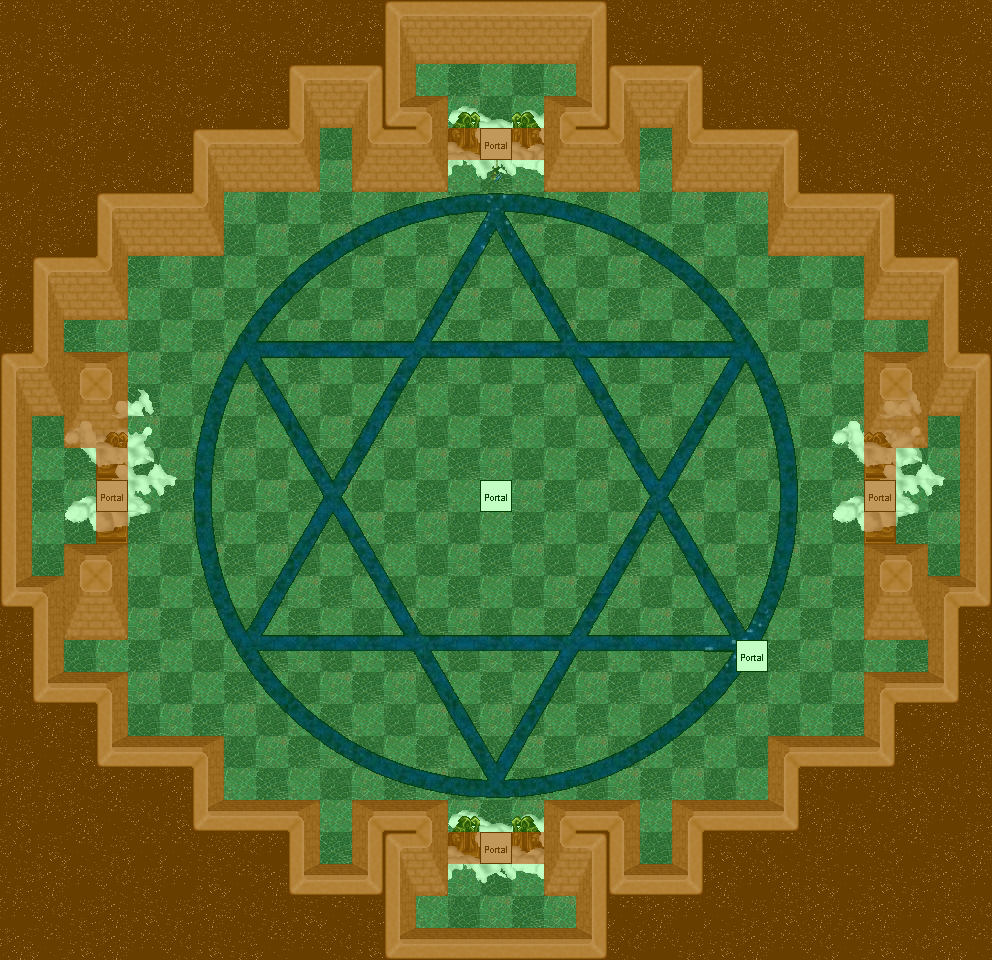

This game map was drawn from its Tiled (.tmx) file and the tilesets committed beside it. A one-line description and the trimmed map source follow:
An orthogonal 31x30 tile map with 32x32 px tiles, 8 tile layers (0_floor, 1_terrain, 2_object, 3_roof, ...), 13 tilesets.

<map version="1.0" orientation="orthogonal" renderorder="right-down" width="31" height="30" tilewidth="32" tileheight="32" nextobjectid="1">
 <tileset firstgid="1" name="..\tileset\building\castle.png" tilewidth="32" tileheight="32" tilecount="320" columns="20">
  <image source="../../tileset/building/castle.png" width="640" height="512" />
 </tileset>
 <tileset firstgid="321" name="..\tileset\logic\portal.png" tilewidth="32" tileheight="32" tilecount="7" columns="7">
  <image source="../../tileset/logic/portal.png" width="224" height="32" />
 </tileset>
 <tileset firstgid="328" name="..\tileset\logic\collision.png" tilewidth="32" tileheight="32" tilecount="1" columns="1">
  <image source="../../tileset/logic/collision.png" width="32" height="32" />
 </tileset>
 <tileset firstgid="329" name="..\tileset\ground\indoor\blue_green.png" tilewidth="32" tileheight="32" tilecount="4" columns="2">
  <image source="../../tileset/ground/indoor/blue_green.png" width="64" height="64" />
 </tileset>
 <tileset firstgid="333" name="..\tileset\sky\stars.png" tilewidth="32" tileheight="32" tilecount="6" columns="3">
  <image source="../../tileset/sky/stars.png" width="96" height="64" />
 </tileset>
 <tileset firstgid="339" name="..\tileset\ground\cobblestones.png" tilewidth="32" tileheight="32" tilecount="4" columns="2">
  <image source="../../tileset/ground/cobblestones.png" width="64" height="64" />
 </tileset>
 <tileset firstgid="343" name="..\tileset\ground\hexagramm.png" tilewidth="32" tileheight="32" tilecount="722" columns="19">
  <image source="../../tileset/ground/hexagramm.png" width="608" height="1216" />
 </tileset>
 <tileset firstgid="1065" name="..\tileset\item\statue\warlock.png" tilewidth="32" tileheight="32" tilecount="4" columns="2">
  <image source="../../tileset/item/statue/warlock.png" width="64" height="64" />
 </tileset>
 <tileset firstgid="1069" name="..\tileset\furniture\light\floating_candle.png" tilewidth="32" tileheight="32" tilecount="16" columns="4">
  <image source="../../tileset/furniture/light/floating_candle.png" width="128" height="128" />
 </tileset>
 <tileset firstgid="1085" name="..\tileset\building\decoration\floor_sparkle.png" tilewidth="32" tileheight="32" tilecount="18" columns="3">
  <image source="../../tileset/building/decoration/floor_sparkle.png" width="96" height="192" />
 </tileset>
 <tileset firstgid="1103" name="..\tileset\sky\cloud\white_clouds.png" tilewidth="32" tileheight="32" tilecount="112" columns="16">
  <image source="../../tileset/sky/cloud/white_clouds.png" width="512" height="224" />
 </tileset>
 <tileset firstgid="1215" name="..\tileset\logic\protection.png" tilewidth="32" tileheight="32" tilecount="2" columns="2">
  <image source="../../tileset/logic/protection.png" width="64" height="32" />
 </tileset>
 <tileset firstgid="1217" name="..\tileset\building\decoration\arrows.png" tilewidth="32" tileheight="32" tilecount="4" columns="2">
  <image source="../../tileset/building/decoration/arrows.png" width="64" height="64" />
 </tileset>
 <layer name="0_floor" width="31" height="30">
  <data>[930 cells, 930 non-empty, 19 distinct tile ids]</data>
 </layer>
 <layer name="1_terrain" width="31" height="30">
  <data>[930 cells, 441 non-empty, 250 distinct tile ids]</data>
 </layer>
 <layer name="2_object" width="31" height="30">
  <data>[930 cells, 179 non-empty, 23 distinct tile ids]</data>
 </layer>
 <layer name="3_roof" width="31" height="30">
  <data>[930 cells, 38 non-empty, 19 distinct tile ids]</data>
 </layer>
 <layer name="4_roof_add" width="31" height="30">
  <data>[930 cells, 24 non-empty, 11 distinct tile ids]</data>
 </layer>
 <layer name="objects" width="31" height="30">
  <data>[930 cells, 6 non-empty, 1 distinct tile ids]</data>
 </layer>
 <layer name="collision" width="31" height="30" opacity="0.54">
  <data>[930 cells, 463 non-empty, 1 distinct tile ids]</data>
 </layer>
 <layer name="protection" width="31" height="30" opacity="0.24">
  <data>[930 cells, 930 non-empty, 1 distinct tile ids]</data>
 </layer>
</map>
